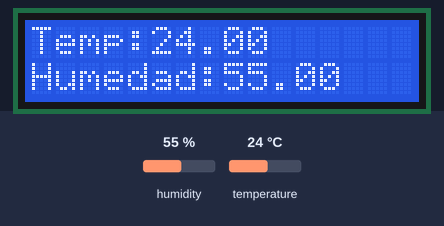
Simulated run of this sketch. Board: Arduino Uno, built for the host (arithmetic inside an expression is 32-bit, double 64-bit). Parts: 16×2 character LCD. Inputs (shaded band) come from the test bench; at power-on: humidity 55 %, temperature 24 °C. WiFi joins after 1.5 s; servers stay silent unless stated; what the sketch prints to the serial monitor is not drawn.

Above: at 18.1 s.

Measured:
- by itself, everything shown: repeats every 18.0 s, in 10 steps
- what the display in image 0 shows lasts 4.0 s, from 18.1 s to 22.1 s

The sketch:

tmphumLCDver2.ino
```cpp
////////////////////////////////////////////////////////////////////////////////////////

// Incluimos librería de sensor de temperatura y humedad
#include <DHT.h>

//libreria Ethernet
#include <SPI.h>
#include <Ethernet.h>

//Libreria LCD
#include <LiquidCrystal.h>
LiquidCrystal lcd(7, 8, 9, 10, 11 , 12);

////////////////////////////////////////////////////////////////////////////

// the media access control (ethernet hardware) address for the shield:
byte mac[] = { 0xDE, 0xAD, 0xBE, 0xEF, 0xFE, 0xED };

// the dns server ip
IPAddress dnServer(192, 168, 15, 1);

// the router's gateway address:
IPAddress gateway(192, 168, 15, 1);

// the subnet:
IPAddress subnet(255, 255, 255, 0);

//the IP address is dependent on your network
IPAddress ip(192, 168, 15, 20);

////////////////////////////////////////////////////////////////////////////

// Definimos el pin digital donde se conecta el sensor
#define DHTPIN 2
// Dependiendo del tipo de sensor
#define DHTTYPE DHT11


// Inicializamos el sensor DHT11
DHT dht(DHTPIN, DHTTYPE);

////////////////////////////////////////////////////////////////////////////

void setup()
{
  // Inicializamos comunicación serie
  Serial.begin(9600);

  // Comenzamos el sensor DHT
  dht.begin();

  // MOVER EL CURSOR A LA PRIMERA POSICION DE LA PANTALLA (0, 0)
  //Se inicializa LCD
  lcd.begin(16,2);
  lcd.home();

  // initialize the ethernet device
  Ethernet.begin(mac, ip, dnServer, gateway, subnet);

 }

////////////////////////////////////////////////////////////////////////////

void loop()
{
  // EN EL CICLO PRINCIPAL SOLAMENTE RECORREMOS EL MENSAJE DE UN LADO A OTRO
  // VARIABLE PARA CONTROL DE CICLOS
  int i;

  // Esperamos 4 segundos entre medidas
  delay(4000);

    // DESPLAZAR LA PANTALLA A LA DERECHA 2 VECES
  for ( int i = 0; i < 5; i++ ) {
    lcd.scrollDisplayRight();
    delay (1000);
  }

  // DESPLAZAR LA PANTALLA A LA IZQUIERDA 2 VECES
  for ( int i = 0; i < 5; i++ ) {
    lcd.scrollDisplayLeft();
    delay (1000);
  }

  // Leemos la humedad relativa
  float h = dht.readHumidity();
  // Leemos la temperatura en grados centígrados (por defecto)
  float t = dht.readTemperature();

  // Comprobamos si ha habido algún error en la lectura
  if (isnan(h) || isnan(t))
  {
    Serial.println("Error obteniendo los datos del sensor DHT11");
    return;
  }

    // Calcular el índice de calor en grados centígrados
  float hic = dht.computeHeatIndex(t, h, false);

  Serial.print("Humedad: ");
  Serial.print(h);
  Serial.print(" % ");
  Serial.print("Temperatura: ");
  Serial.print(t);
  Serial.print(" *C\n ");

  //Impresion de temp y humedad
  delay(4000);
  lcd.setCursor(0,0);
  lcd.write("Temp: ");
  lcd.setCursor(5,0);
  lcd.print(t);

  lcd.setCursor(0,1);
  lcd.print("Humedad: ");
  lcd.setCursor(8,1);
  lcd.print(h);

  // Limpiamos la pantalla
  //lcd.clear();

  //print out the IP address
  //delay(4000);
  //lcd.setCursor(9,1);
  //lcd.print("IP = ");
  //lcd.print(Ethernet.localIP());

  // Limpiamos la pantalla
  //lcd.clear();

}
```
